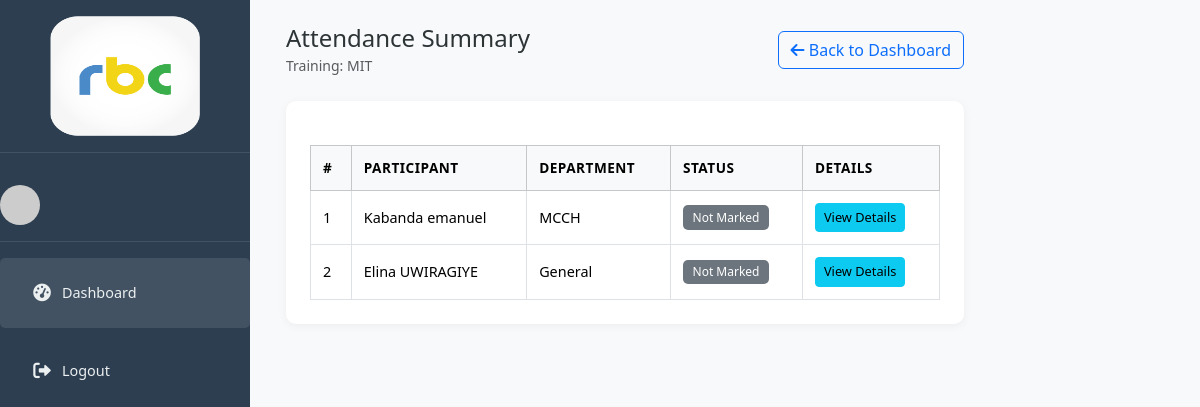
The page /trainings/3/attendance/summary/ (signed in) on the database its author committed.
### trainings/models.py (models this page shows, shortened)
class Training(models.Model):
    STATUS_CHOICES = (
        ('pending', 'Pending Approval'),
        ('approved', 'Approved'),
        ('rejected', 'Rejected'),
        ('in_progress', 'In Progress'),
        ('completed', 'Completed'),
        ('canceled', 'Canceled'),
    )
    title = models.CharField(max_length=200)
    department = models.ForeignKey(Department, on_delete=models.SET_NULL, null=True, blank=True)
    description = models.TextField()
    location = models.CharField(max_length=255)
    start_date = models.DateField()
    end_date = models.DateField()
    start_time = models.TimeField()
    end_time = models.TimeField()
    max_capacity = models.PositiveIntegerField()
    coordinator = models.ForeignKey(
        User,
        on_delete=models.SET_NULL,
        null=True,
        blank=True,
        related_name='coordinated_trainings'
    )
    category = models.CharField(max_length=100, blank=True)
    status = models.CharField(max_length=20, choices=STATUS_CHOICES, default='pending')
    created_by = models.ForeignKey(User, on_delete=models.CASCADE)
    created_at = models.DateTimeField(auto_now_add=True)
    concept_note = models.FileField(upload_to='concept_notes/', null=True, blank=True)

class Enrollment(models.Model):
    CONFIRMATION_CHOICES = (
        ('pending', 'Pending'),
        ('confirmed', 'Confirmed'),
        ('declined', 'Declined'),
    )
    ATTENDANCE_CHOICES = (
        ('not_marked', 'Not Marked'),
        ('attended', 'Attended'),
        ('absent', 'Absent'),
    )
    training = models.ForeignKey(Training, on_delete=models.CASCADE)
    participant = models.ForeignKey(Participant, on_delete=models.CASCADE)
    enrollment_date = models.DateTimeField(auto_now_add=True)
    enrolled_by = models.ForeignKey(User, on_delete=models.SET_NULL, null=True)
    confirmation_status = models.CharField(max_length=10, choices=CONFIRMATION_CHOICES, default='pending')
    confirmation_date = models.DateTimeField(null=True, blank=True)
    attendance_status = models.CharField(max_length=15, choices=ATTENDANCE_CHOICES, default='not_marked')
    notes = models.TextField(blank=True)
    invite_token = models.UUIDField(default=uuid.uuid4, editable=False, unique=True)

class Participant(models.Model):
    full_name = models.CharField(max_length=100)
    email = models.EmailField()
    phone = models.CharField(max_length=20, blank=True)
    department = models.ForeignKey(Department, on_delete=models.SET_NULL, null=True, blank=True)
    position = models.CharField(max_length=100, blank=True)
    notes = models.TextField(blank=True)

class Department(models.Model):
    name = models.CharField(max_length=100, unique=True)
    def __str__(self):
        return self.name

### trainings/views.py (the view)
# urls.py: path('trainings/<int:training_id>/attendance/summary/', views.training_attendance_summary, name='training_attendance_summary'),
@login_required
def training_attendance_summary(request, training_id):
    training = get_object_or_404(Training, id=training_id)
    if not (
        request.user.is_staff or
        training.created_by == request.user or
        training.coordinator == request.user
    ):
        messages.error(request, "You are not authorized to view this page.")
        return redirect('dashboard')
    enrollments = Enrollment.objects.filter(training=training)
    return render(request, 'trainings/training_attendance_summary.html', {
        'training': training,
        'enrollments': enrollments,
    })

### trainings/templates/trainings/training_attendance_summary.html (shortened to what this page needs)
{% extends 'base.html' %}
{% block content %}
<div class="d-flex">
  {% include 'trainings/sidebar.html' %}
  <div class="main-content px-4 pt-4 w-100">
    <div class="d-flex justify-content-between align-items-center mb-4">
      <div>
        <h4 class="mb-0">Attendance Summary</h4>
        <small class="text-muted">Training: {{ training.title }}</small>
      </div>
      <a href="{% url 'dashboard' %}" class="btn btn-outline-primary">
        <i class="fas fa-arrow-left"></i> Back to Dashboard
      </a>
    </div>
    <div class="card">
      <div class="card-body">
        {% if enrollments %}
        <div class="table-responsive">
          <table class="table table-bordered table-hover table-sm">
            <thead class="table-light">
              <tr>
                <th>#</th>
                <th>Participant</th>
                <th>Department</th>
                <th>Status</th>
                <th>Details</th>
              </tr>
            </thead>
            <tbody>
              {% for e in enrollments %}
              <tr>
                <td>{{ forloop.counter }}</td>
                <td>{{ e.participant.full_name }}</td>
                <td>{{ e.participant.department }}</td>
                <td>
                  {% if e.attendance_status == "attended" %}
                    <span class="badge bg-success">Attended</span>
                  {% elif e.attendance_status == "absent" %}
                    <span class="badge bg-danger">Absent</span>
                  {% else %}
                    <span class="badge bg-secondary">Not Marked</span>
                  {% endif %}
                </td>
                <td>
                  <a href="{% url 'participant_detail' e.participant.id %}" class="btn btn-sm btn-info">
                    View Details
                  </a>
                </td>
              </tr>
              {% endfor %}
            </tbody>
          </table>
        </div>
        {% else %}
          <div class="text-center py-4">
            <i class="fas fa-exclamation-circle fa-2x text-muted mb-2"></i>
            <p>No participants enrolled for this training.</p>
          </div>
        {% endif %}
      </div>
    </div>
  </div>
</div>
{% endblock %}

### trainings/static/css/main_admin.css (style rules this page uses)
:root { --primary-color: #6c5ce7; --secondary-color: #00b894; --danger-color: #ff7675; --warning-color: #fdcb6e; --text-color: #2d3436; --light-text: #636e72; --bg-color: #f5f6fa; --card-bg: #ffffff; --sidebar-bg: #2c3e50; --sidebar-text: #ecf0f1; }
body { background-color: var(--bg-color); color: var(--text-color); font-family: 'Segoe UI', Tahoma, Geneva, Verdana, sans-serif; margin: 0; padding: 0; }
.main-content { flex: 1; margin-left: 250px; padding: 1rem; }
.card { background-color: var(--card-bg); border-radius: 10px; box-shadow: 0 2px 10px rgba(0,0,0,0.05); overflow: hidden; margin-bottom: 1.5rem; border: none; }
.card-body { padding: 1.5rem; }
.table { width: 100%; margin-bottom: 0; }
.table th { font-weight: 600; font-size: 0.85rem; text-transform: uppercase; letter-spacing: 0.5px; border-top: none; padding: 0.75rem; vertical-align: middle; }
.table td { padding: 0.75rem; vertical-align: middle; font-size: 0.9rem; }
.badge { padding: 0.4rem 0.6rem; font-size: 0.75rem; font-weight: 500; border-radius: 5px; }
.btn-sm { padding: 0.25rem 0.5rem; border-radius: 4px; font-size: 0.8rem; }
html, body { height: 100%; margin: 0; padding: 0; scroll-behavior: smooth; overflow-x: hidden; }
body { display: flex; flex-direction: column; }
.main-content { margin-left: 250px; flex: 1; min-height: 100vh; padding: 1rem; overflow-y: auto; position: relative; top: 0; }
.main-content { padding-top: 20px; width: calc(100% - 250px); box-sizing: border-box; }
.top-nav, h1, h2, h3, h4 { margin-top: 0; padding-top: 0; }
.table-responsive { width: 100%; margin-top: 20px; }

### rows shown on the page
Training: title "MIT"
Enrollment: participant.full_name "Kabanda emanuel", participant.department "MCCH", attendance_status "Not Marked"
Enrollment: participant.full_name "Elina UWIRAGIYE", participant.department "General", attendance_status "Not Marked"
